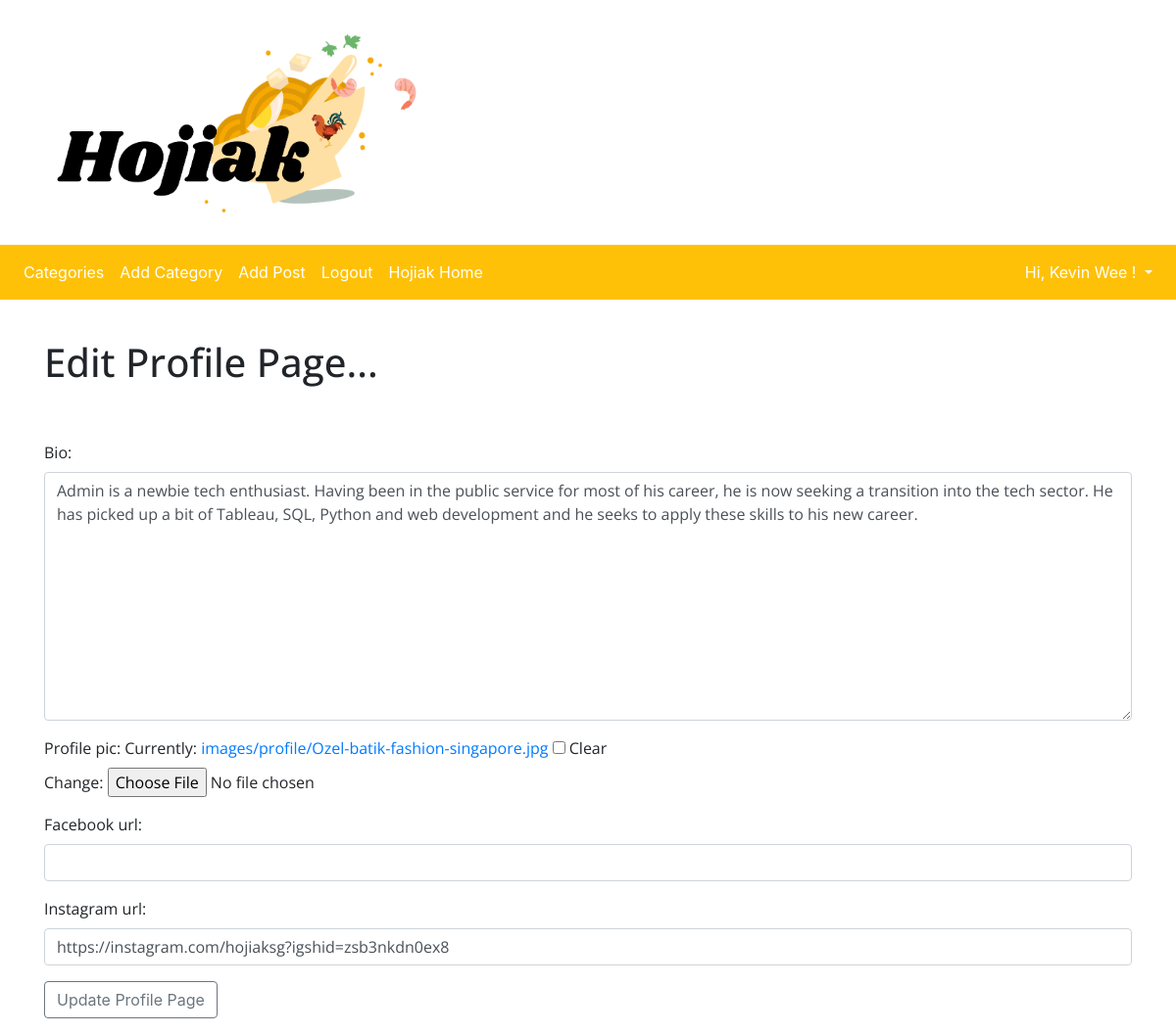
Page /members/1/edit_profile_page/ (signed in) on the earlier database version.
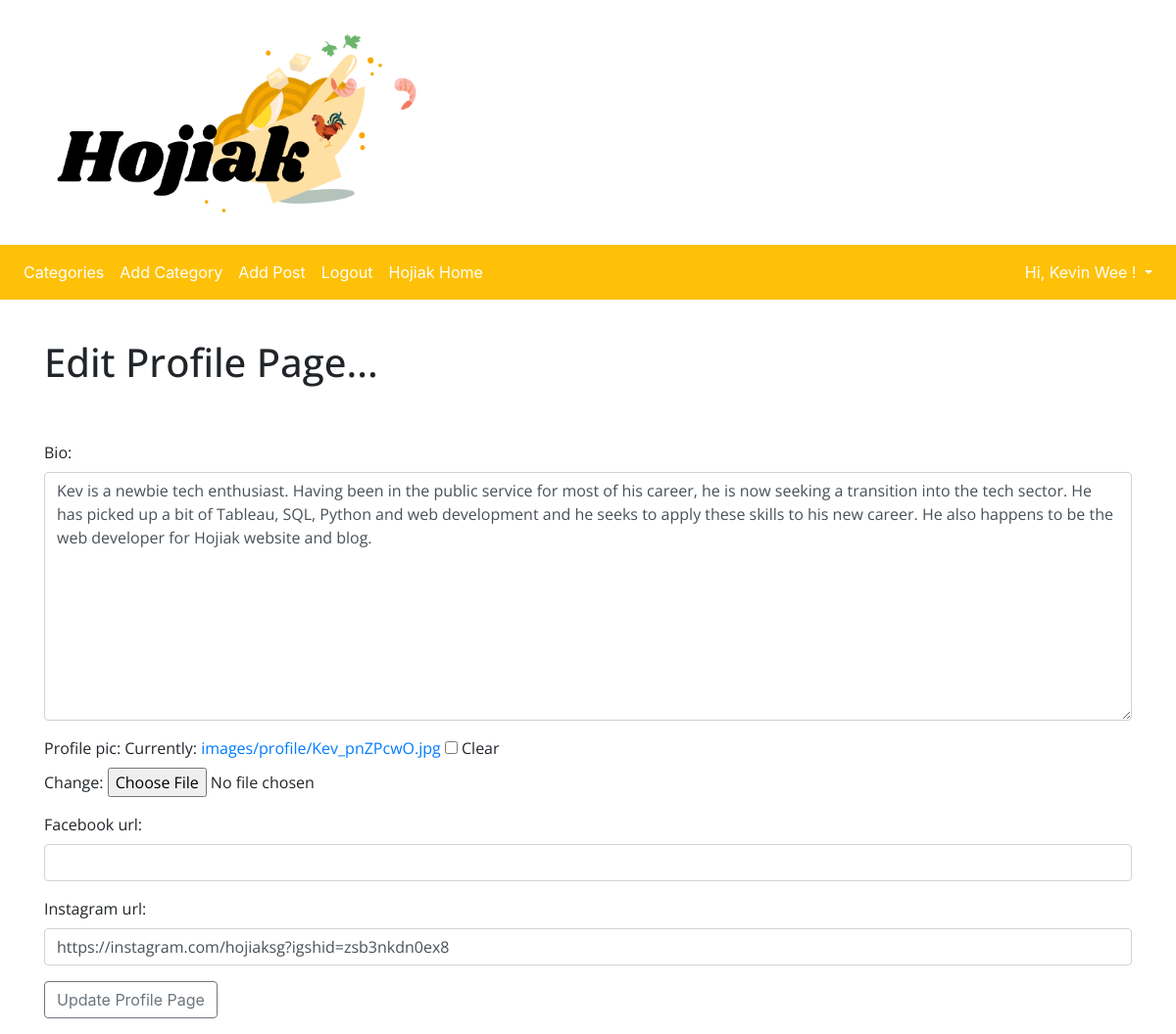
Same page on the later database version.
### theblog/models.py (models this page shows, shortened)
class Profile(models.Model):
    user = models.OneToOneField(User, null=True, on_delete=models.CASCADE)
    bio = models.TextField()
    profile_pic = models.ImageField(null=True, blank=True, upload_to="images/profile/")
    facebook_url = models.CharField(max_length=255, null=True,blank=True)
    instagram_url = models.CharField(max_length=255, null=True,blank=True)

### members/views.py (the view)
# urls.py: path('<int:pk>/edit_profile_page/', EditProfilePageView.as_view(), name='edit_profile_page'),
class EditProfilePageView(generic.UpdateView):
    model = Profile
    form_class = ProfilePageForm
    template_name = 'registration/edit_profile_page.html'
    success_url = reverse_lazy('homeview')

### members/forms.py
class ProfilePageForm(forms.ModelForm):
    class Meta:
        model = Profile
        fields = ('bio', 'profile_pic', 'facebook_url', 'instagram_url')
        widgets = {
            'bio': forms.Textarea(attrs={'class': 'form-control'}),
            'facebook_url': forms.TextInput(attrs={'class': 'form-control'}),
            'instagram_url': forms.TextInput(attrs={'class': 'form-control'}),
        }

### members/templates/registration/edit_profile_page.html (shortened to what this page needs)
{% extends 'base.html' %}
{% block content %}
{% load static %}
{% if user.is_authenticated %}
    {% if user.id == profile.user.id %}
        <h1> Edit Profile Page... </h1>
        <br/><br/>
        <div class="form-group">
            <form method="POST" enctype="multipart/form-data">
                {{ form.as_p }}
                <button class="btn btn-outline-secondary"> Update Profile Page </button>
        </div>
    {% else %}
        You really shouldn't be editing profiles for other people, you know!
    {% endif %}
{% else %}
You are not allowed here! (and you know it ...)
{% endif %}
{% endblock %}

Differences in the rows shown:
changed Profile "https://instagram.com/hojiaksg?igshid=zsb3nkdn0ex8": bio "Admin is a newbie tech enthusiast. Having been in the public service for most of his career, he is now seeking a transition into the tech sector. He has picked up a bit of Tableau, SQL, Python and web development and he seeks to apply these skills to his new career." → "Kev is a newbie tech enthusiast. Having been in the public service for most of his career, he is now seeking a transition into the tech sector. He has picked up a bit of Tableau, SQL, Python and web development and he seeks to apply these skills to his new career. He also happens to be the web developer for Hojiak website and blog."
Other differences:
text no longer shown: "Bio: Profile pic: Currently: images/profile/Ozel-batik-fashion-singapore.jpg Clear Change: Facebook url: Instagram url:"
text now shown: "Bio: Profile pic: Currently: images/profile/Kev_pnZPcwO.jpg Clear Change: Facebook url: Instagram url:"
